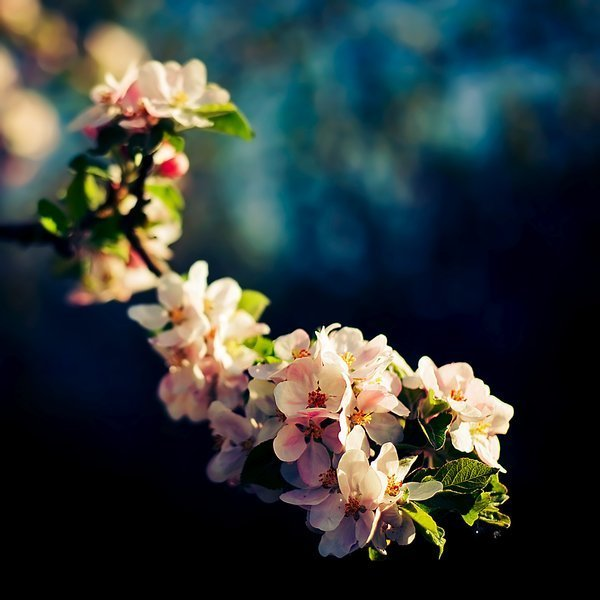
%> input picture HM1/hw1/prob_pyramids/test.jpg, 600 x 600 px
$ octave pyramid_main.m   (GNU Octave 9; MATLAB toolbox functions it lacks are replaced by stand-ins)
%> lines starting %> are read from the running program, lines starting %| are printed output that depends on the picture
### HM1/Report/code/gaussian_pyramids.m
function [gaussian_pyramid, laplacian_pyramid] = gaussian_pyramids(img, levels, sigma, hsize)

%Parameters:
if nargin < 4
    hsize = [5,5];
end
if nargin < 3
    sigma = 2;
end

% Creat size arrays
wlevels = [size(img, 1)];
hlevels = [size(img, 2)];
for i = 2:levels
    wlevels(end+1) = floor(wlevels(end) / 2);
    hlevels(end+1) = floor(hlevels(end) / 2);
end

% Creat Gaussian Filter
G = fspecial('gaussian',hsize, sigma);

gaussian_pyramid = {img};
laplacian_pyramid = {};

for idx = 1:(levels - 1)
    cimg = gaussian_pyramid{end};
    gimg = imfilter(cimg, G, 'same');
    gimg = imresize(gimg, [wlevels(idx+1), hlevels(idx+1)]);
    gaussian_pyramid{end+1} = gimg;

    % Calucate laplacians
    laplacian_img = cimg - imresize(gimg, [wlevels(idx), hlevels(idx)]);
    laplacian_pyramid{end + 1} = laplacian_img;
end
laplacian_pyramid{end+1} = gaussian_pyramid{end};

% Show Gaussian and Laplacian Pyramid
ha = tight_subplot(2,5,[.01 .03],[.1 .01],[.01 .01]);
for figidx = 1:levels
    gaussian_fig_idx = figidx;
    laplacian_fig_idx = figidx+levels;
    axes(ha(gaussian_fig_idx)); imshow(gaussian_pyramid{figidx} * 255);
    axes(ha(laplacian_fig_idx)); imagesc(laplacian_pyramid{figidx}); colormap gray;
end

% Plot the frequence of Gaussian / Laplacian Pyramids: using FFT2
figure(2);
hb = tight_subplot(2,5,[.01 .03],[.1 .01],[.01 .01]);
for figidx = 1:levels
    gaussian_fig_idx = figidx;
    laplacian_fig_idx = figidx+levels;
    % Resize to original size to keep spectrums comparable
    g_pyramid_img = imresize(gaussian_pyramid{figidx}, [wlevels(1), hlevels(1)]);
    l_pyramid_img = imresize(laplacian_pyramid{figidx}, [wlevels(1), hlevels(1)]);
    % Performing fft and calculate the magnitute
    FG = fft2(g_pyramid_img); FG = fftshift(FG);
    FL = fft2(l_pyramid_img); FL = fftshift(FL);
    axes(hb(gaussian_fig_idx)); colormap gray; imagesc(log(abs(FG)));
    axes(hb(laplacian_fig_idx)); colormap gray; imagesc(log(abs(FL)));
end

### HM1/hw1/prob_pyramids/pyramid_main.m
% I/O: Read image and turn it to gray, and turn from unit8 to double
img = rgb2gray(imread('./test.jpg'));
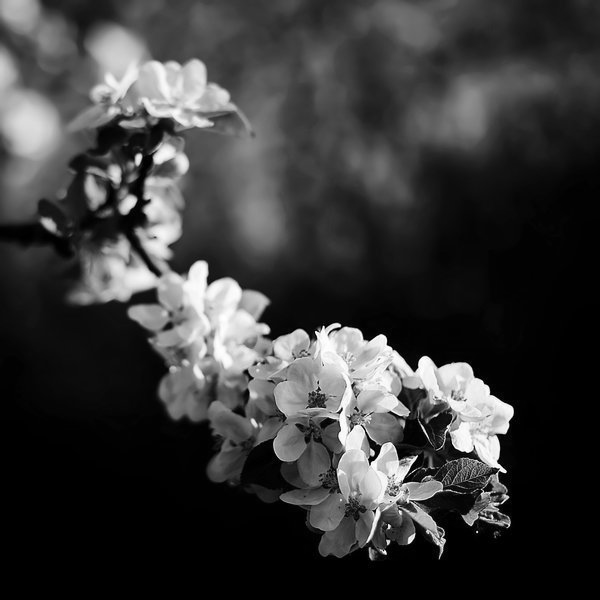
%> img: size 600x600 uint8; min 0, max 255, mean 57.3
img = im2double(img)/255;
%> img: size 600x600 double

[g_pyramid, l_pyramid] = gaussian_pyramids(img, 5);
%> in gaussian_pyramids, `gaussian_pyramid = {img};`: gaussian_pyramid = 1 item
%> the loop in gaussian_pyramids, `for idx = 1:(levels - 1)` made 4 passes
%> pass 1, in gaussian_pyramids, `gimg = imresize(gimg, [wlevels(idx+1), hlevels(idx+1)]);`:
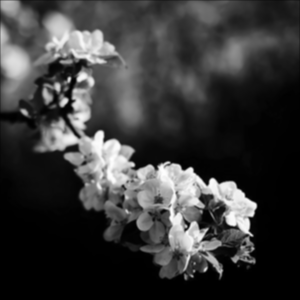
%> gimg: size 300x300 double; min -6.51e-06, max 0.00389, mean 0.00088; drawn with min black and max white
%> pass 1, in gaussian_pyramids, `laplacian_img = cimg - imresize(gimg, [wlevels(idx), hlevels(idx)]);`:
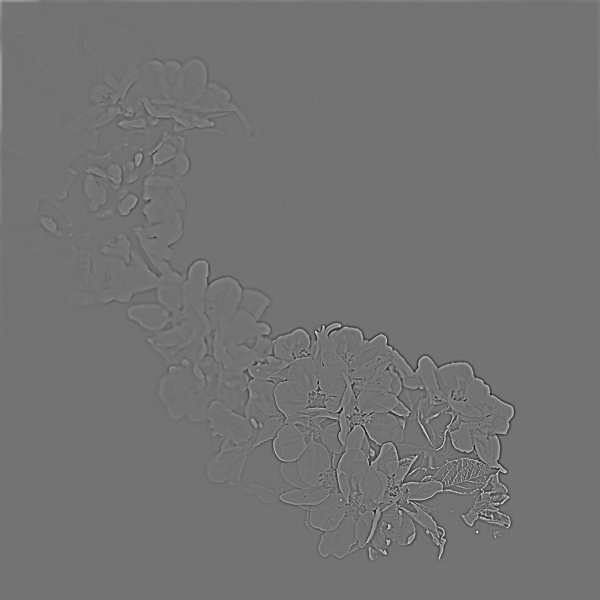
%> laplacian_img: size 600x600 double; min -0.00231, max 0.00281, mean 1.48e-06; drawn with min black and max white
%> pass 2, in gaussian_pyramids, `gimg = imfilter(cimg, G, 'same');`:
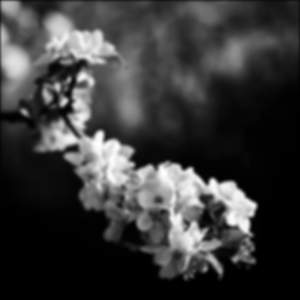
%> gimg: size 300x300 double; min -5.42e-07, max 0.00383, mean 0.000877; drawn with min black and max white
%> after the loop in gaussian_pyramids, `for idx = 1:(levels - 1)`: gaussian_pyramid = 5 items; laplacian_pyramid = 4 items
%> the loop in gaussian_pyramids, `for figidx = 1:levels` made 5 passes
%> pass 1, in gaussian_pyramids, `colormap gray`:
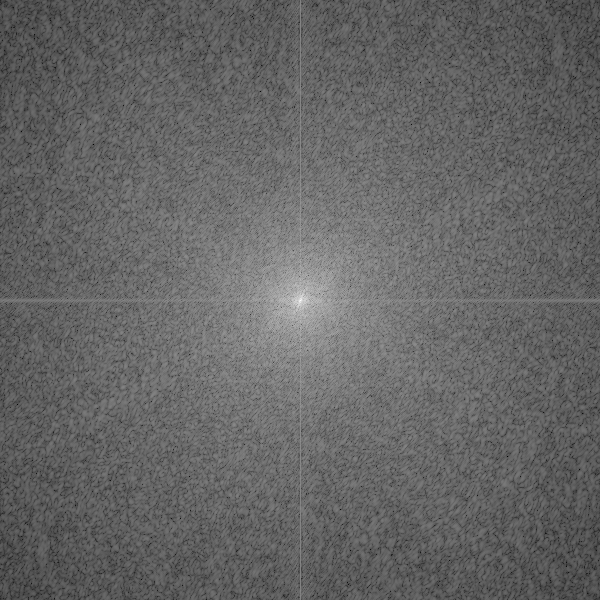
%> displayed picture: size 600x600x3, on the screen's scale of 0 to 255; min 0, max 255, mean 101
%> pass 2, in gaussian_pyramids, `colormap gray`:
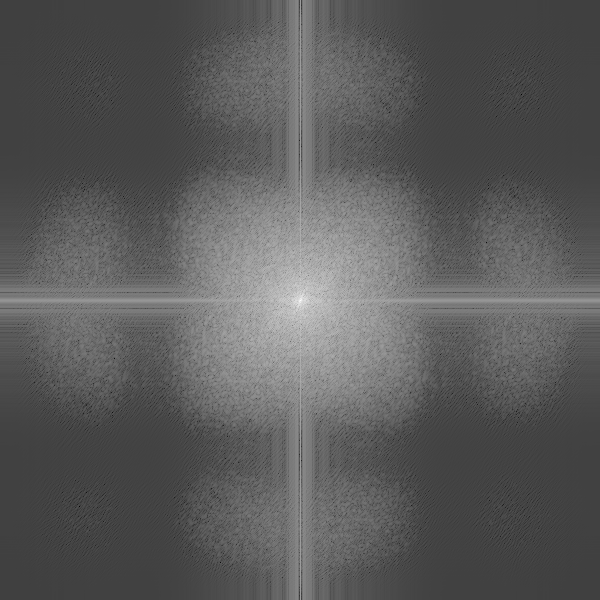
%> displayed picture: size 600x600x3, on the screen's scale of 0 to 255; min 0, max 255, mean 90.6
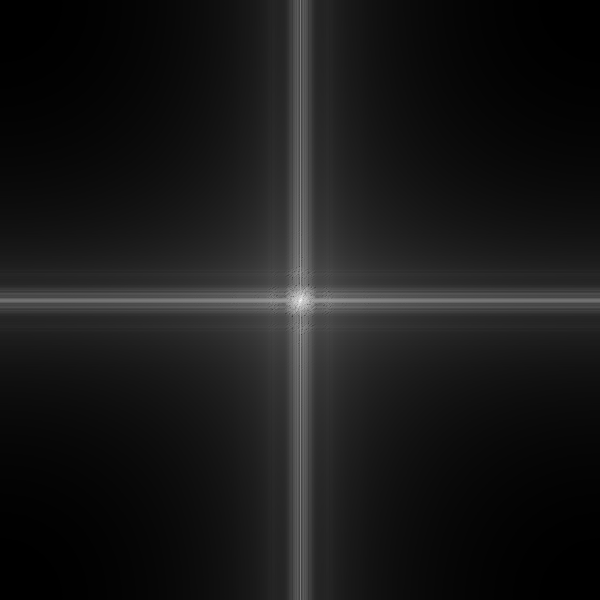
%> displayed picture: size 600x600x3, on the screen's scale of 0 to 255; min 0, max 255, mean 24.8
%> g_pyramid = 5 items; l_pyramid = 5 items

$ run again, with HM1/hw1/prob_pyramids/fft_mag_pyramid.png saved as HM1/hw1/prob_pyramids/test.jpg
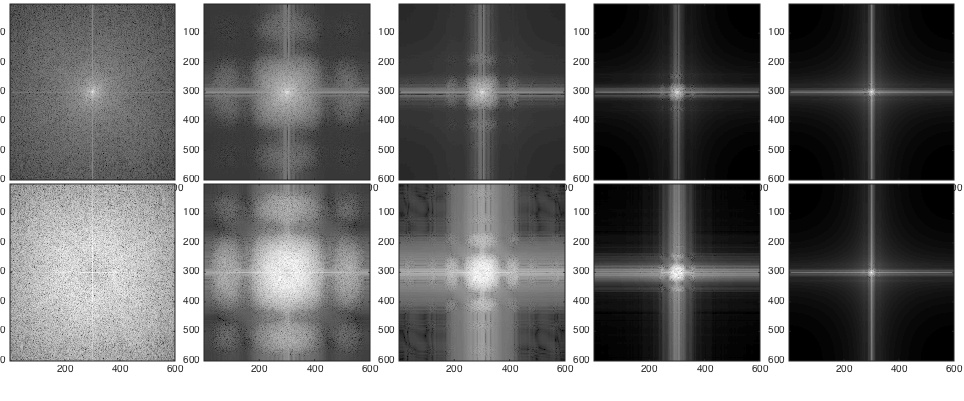
%> input picture HM1/hw1/prob_pyramids/fft_mag_pyramid.png, 964 x 401 px
%> in gaussian_pyramids, `gaussian_pyramid = {img};`: gaussian_pyramid = 1 item
%> the loop in gaussian_pyramids, `for idx = 1:(levels - 1)` made 4 passes
%> pass 1, in gaussian_pyramids, `laplacian_img = cimg - imresize(gimg, [wlevels(idx), hlevels(idx)]);`:
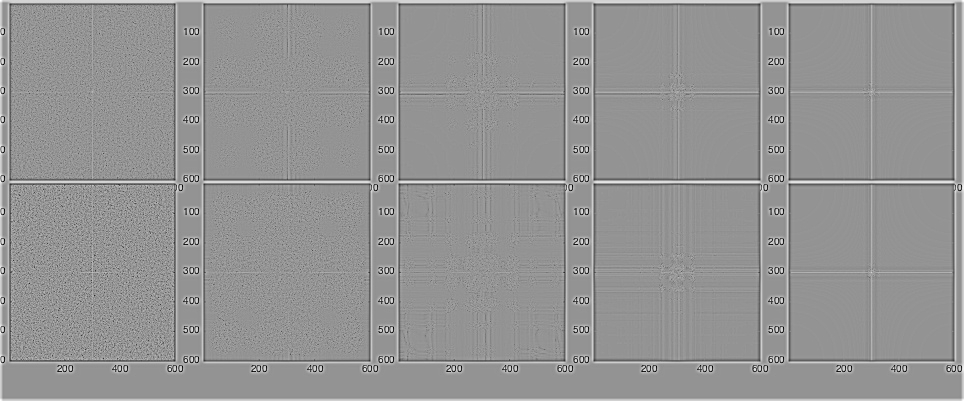
%> laplacian_img: size 401x964 double; min -0.00249, max 0.00181, mean 1.37e-05; drawn with min black and max white
%> after the loop in gaussian_pyramids, `for idx = 1:(levels - 1)`: gaussian_pyramid = 5 items; laplacian_pyramid = 4 items
%> `[g_pyramid, l_pyramid] = gaussian_pyramids(img, 5);`:
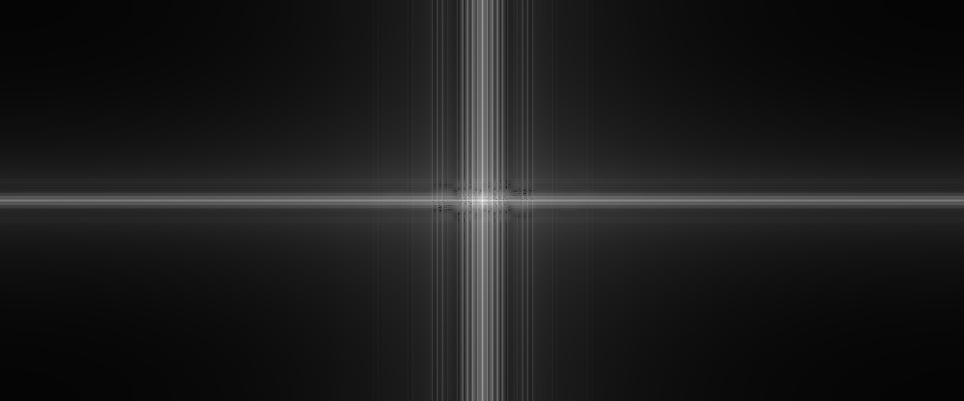
%> displayed picture: size 401x964x3, on the screen's scale of 0 to 255; min 0, max 255, mean 28.1
%> g_pyramid = 5 items

$ run again, with HM1/hw1/prob_pyramids/pyramid.png saved as HM1/hw1/prob_pyramids/test.jpg
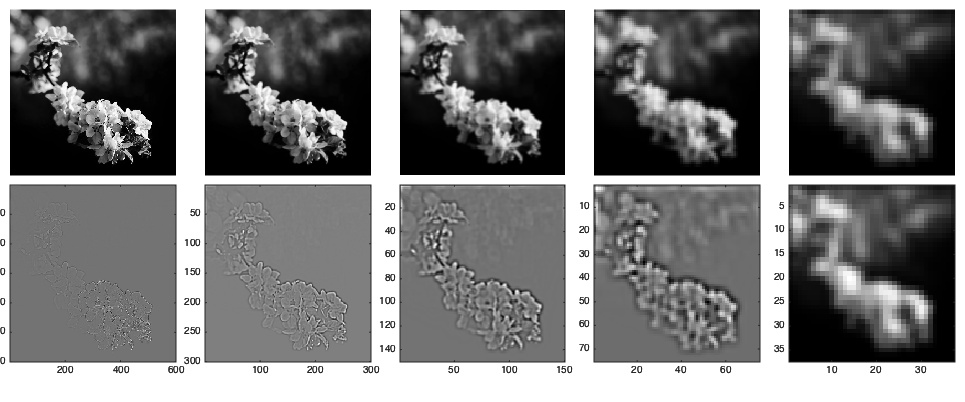
%> input picture HM1/hw1/prob_pyramids/pyramid.png, 965 x 402 px
%> in gaussian_pyramids, `gaussian_pyramid = {img};`: gaussian_pyramid = 1 item
%> the loop in gaussian_pyramids, `for idx = 1:(levels - 1)` made 4 passes
%> pass 1, in gaussian_pyramids, `laplacian_img = cimg - imresize(gimg, [wlevels(idx), hlevels(idx)]);`:
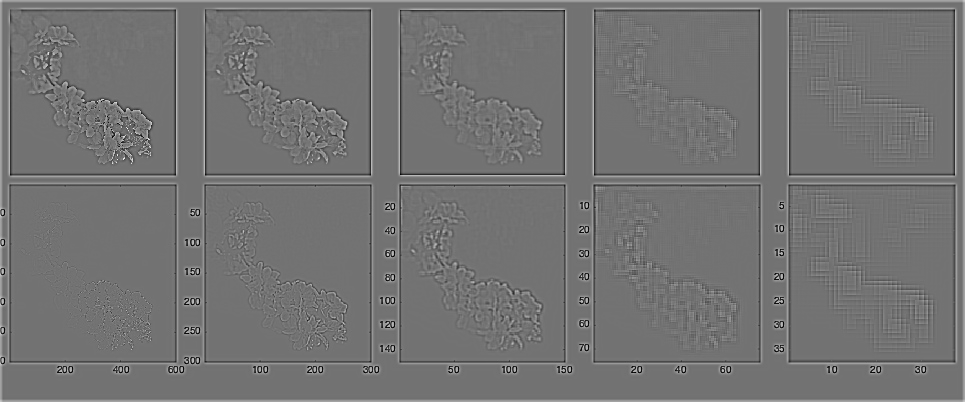
%> laplacian_img: size 402x965 double; min -0.00249, max 0.00303, mean 1.37e-05; drawn with min black and max white
%> after the loop in gaussian_pyramids, `for idx = 1:(levels - 1)`: gaussian_pyramid = 5 items; laplacian_pyramid = 4 items
%> the loop in gaussian_pyramids, `for figidx = 1:levels` made 5 passes
%> pass 2, in gaussian_pyramids, `colormap gray`:
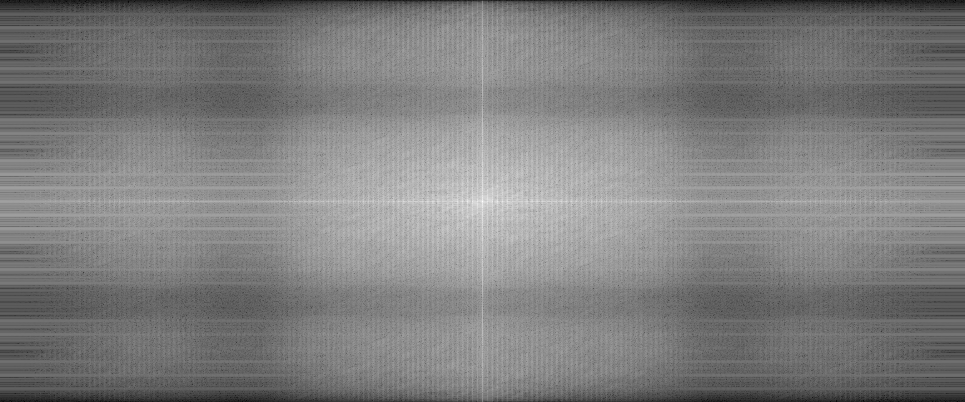
%> displayed picture: size 402x965x3, on the screen's scale of 0 to 255; min 0, max 255, mean 125.2
%> g_pyramid = 5 items
